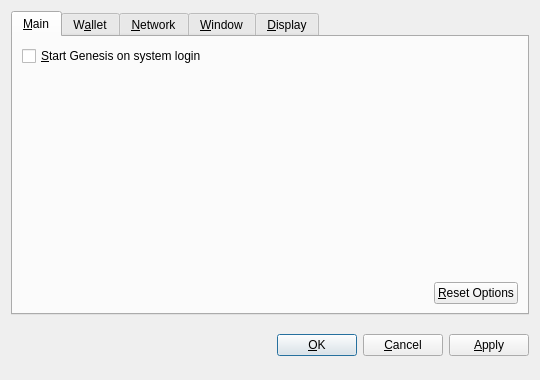
<?xml version="1.0" encoding="UTF-8"?>
<ui version="4.0">
 <class>OptionsDialog</class>
 <widget class="QDialog" name="OptionsDialog">
  <property name="geometry">
   <rect>
    <x>0</x>
    <y>0</y>
    <width>540</width>
    <height>380</height>
   </rect>
  </property>
  <property name="windowTitle">
   <string>Options</string>
  </property>
  <property name="modal">
   <bool>true</bool>
  </property>
  <layout class="QVBoxLayout" name="verticalLayout">
   <item>
    <widget class="QTabWidget" name="tabWidget">
     <property name="tabPosition">
      <enum>QTabWidget::North</enum>
     </property>
     <property name="currentIndex">
      <number>0</number>
     </property>
     <widget class="QWidget" name="tabMain">
      <attribute name="title">
       <string>&amp;Main</string>
      </attribute>
      <layout class="QVBoxLayout" name="verticalLayout_Main">
       <item>
        <widget class="QCheckBox" name="bitcoinAtStartup">
         <property name="toolTip">
          <string>Automatically start Genesis after logging in to the system.</string>
         </property>
         <property name="text">
          <string>&amp;Start Genesis on system login</string>
         </property>
        </widget>
       </item>
       <item>
        <spacer name="verticalSpacer_Main">
         <property name="orientation">
          <enum>Qt::Vertical</enum>
         </property>
         <property name="sizeHint" stdset="0">
          <size>
           <width>20</width>
           <height>40</height>
          </size>
         </property>
        </spacer>
       </item>
       <item>
        <layout class="QHBoxLayout" name="horizontalLayout_2_Main">
         <item>
          <spacer name="horizontalSpacer_2_Main">
           <property name="orientation">
            <enum>Qt::Horizontal</enum>
           </property>
           <property name="sizeHint" stdset="0">
            <size>
             <width>40</width>
             <height>20</height>
            </size>
           </property>
          </spacer>
         </item>
         <item>
          <widget class="QPushButton" name="resetButton">
           <property name="toolTip">
            <string>Reset all client options to default.</string>
           </property>
           <property name="text">
            <string>&amp;Reset Options</string>
           </property>
           <property name="autoDefault">
            <bool>false</bool>
           </property>
          </widget>
         </item>
        </layout>
       </item>
      </layout>
     </widget>
     <widget class="QWidget" name="tabWallet">
      <attribute name="title">
       <string>W&amp;allet</string>
      </attribute>
      <layout class="QVBoxLayout" name="verticalLayout_Network">
       <item>
        <widget class="QLabel" name="transactionFeeInfoLabel">
         <property name="text">
          <string>Optional transaction fee per kB that helps make sure your transactions are processed quickly. Most transactions are 1 kB.</string>
         </property>
         <property name="textFormat">
          <enum>Qt::PlainText</enum>
         </property>
         <property name="wordWrap">
          <bool>true</bool>
         </property>
        </widget>
       </item>
       <item>
        <layout class="QHBoxLayout" name="horizontalLayout_1_Main">
         <item>
          <widget class="QLabel" name="transactionFeeLabel">
           <property name="text">
            <string>Pay transaction &amp;fee</string>
           </property>
           <property name="textFormat">
            <enum>Qt::PlainText</enum>
           </property>
           <property name="buddy">
            <cstring>transactionFee</cstring>
           </property>
          </widget>
         </item>
         <item>
          <widget class="BitcoinAmountField" name="transactionFee"/>
         </item>
         <item>
          <spacer name="horizontalSpacer_1_Main">
           <property name="orientation">
            <enum>Qt::Horizontal</enum>
           </property>
           <property name="sizeHint" stdset="0">
            <size>
             <width>40</width>
             <height>20</height>
            </size>
           </property>
          </spacer>
         </item>
        </layout>
       </item>
       <item>
        <widget class="QLabel" name="label">
         <property name="text">
          <string>If you disable the spending of unconfirmed change, the change from a transaction cannot be used until that transaction has at least one confirmation. This also affects how your balance is computed.</string>
         </property>
         <property name="wordWrap">
          <bool>true</bool>
         </property>
        </widget>
       </item>
       <item>
        <widget class="QCheckBox" name="spendZeroConfChange">
         <property name="text">
          <string>Spend unconfirmed change  (experts only)</string>
         </property>
        </widget>
       </item>
       <item>
        <spacer name="verticalSpacer">
         <property name="orientation">
          <enum>Qt::Vertical</enum>
         </property>
         <property name="sizeHint" stdset="0">
          <size>
           <width>20</width>
           <height>40</height>
          </size>
         </property>
        </spacer>
       </item>
      </layout>
     </widget>
     <widget class="QWidget" name="tabNetwork">
      <attribute name="title">
       <string>&amp;Network</string>
      </attribute>
      <layout class="QVBoxLayout" name="verticalLayout_Network">
       <item>
        <widget class="QCheckBox" name="mapPortUpnp">
         <property name="toolTip">
          <string>Automatically open the Genesis client port on the router. This only works when your router supports UPnP and it is enabled.</string>
         </property>
         <property name="text">
          <string>Map port using &amp;UPnP</string>
         </property>
        </widget>
       </item>
       <item>
        <widget class="QCheckBox" name="connectSocks">
         <property name="toolTip">
          <string>Connect to the Genesis network through a SOCKS proxy (e.g. when connecting through Tor).</string>
         </property>
         <property name="text">
          <string>&amp;Connect through SOCKS proxy:</string>
         </property>
        </widget>
       </item>
       <item>
        <layout class="QHBoxLayout" name="horizontalLayout_Network">
         <item>
          <widget class="QLabel" name="proxyIpLabel">
           <property name="text">
            <string>Proxy &amp;IP:</string>
           </property>
           <property name="textFormat">
            <enum>Qt::PlainText</enum>
           </property>
           <property name="buddy">
            <cstring>proxyIp</cstring>
           </property>
          </widget>
         </item>
         <item>
          <widget class="QValidatedLineEdit" name="proxyIp">
           <property name="maximumSize">
            <size>
             <width>140</width>
             <height>16777215</height>
            </size>
           </property>
           <property name="toolTip">
            <string>IP address of the proxy (e.g. 127.0.0.1)</string>
           </property>
          </widget>
         </item>
         <item>
          <widget class="QLabel" name="proxyPortLabel">
           <property name="text">
            <string>&amp;Port:</string>
           </property>
           <property name="textFormat">
            <enum>Qt::PlainText</enum>
           </property>
           <property name="buddy">
            <cstring>proxyPort</cstring>
           </property>
          </widget>
         </item>
         <item>
          <widget class="QLineEdit" name="proxyPort">
           <property name="maximumSize">
            <size>
             <width>55</width>
             <height>16777215</height>
            </size>
           </property>
           <property name="toolTip">
            <string>Port of the proxy (e.g. 9050)</string>
           </property>
          </widget>
         </item>
         <item>
          <widget class="QLabel" name="socksVersionLabel">
           <property name="text">
            <string>SOCKS &amp;Version:</string>
           </property>
           <property name="textFormat">
            <enum>Qt::PlainText</enum>
           </property>
           <property name="buddy">
            <cstring>socksVersion</cstring>
           </property>
          </widget>
         </item>
         <item>
          <widget class="QValueComboBox" name="socksVersion">
           <property name="toolTip">
            <string>SOCKS version of the proxy (e.g. 5)</string>
           </property>
          </widget>
         </item>
         <item>
          <spacer name="horizontalSpacer_Network">
           <property name="orientation">
            <enum>Qt::Horizontal</enum>
           </property>
           <property name="sizeHint" stdset="0">
            <size>
             <width>40</width>
             <height>20</height>
            </size>
           </property>
          </spacer>
         </item>
        </layout>
       </item>
       <item>
        <spacer name="verticalSpacer_Network">
         <property name="orientation">
          <enum>Qt::Vertical</enum>
         </property>
         <property name="sizeHint" stdset="0">
          <size>
           <width>20</width>
           <height>40</height>
          </size>
         </property>
        </spacer>
       </item>
      </layout>
     </widget>
     <widget class="QWidget" name="tabWindow">
      <attribute name="title">
       <string>&amp;Window</string>
      </attribute>
      <layout class="QVBoxLayout" name="verticalLayout_Window">
       <item>
        <widget class="QCheckBox" name="minimizeToTray">
         <property name="toolTip">
          <string>Show only a tray icon after minimizing the window.</string>
         </property>
         <property name="text">
          <string>&amp;Minimize to the tray instead of the taskbar</string>
         </property>
        </widget>
       </item>
       <item>
        <widget class="QCheckBox" name="minimizeOnClose">
         <property name="toolTip">
          <string>Minimize instead of exit the application when the window is closed. When this option is enabled, the application will be closed only after selecting Quit in the menu.</string>
         </property>
         <property name="text">
          <string>M&amp;inimize on close</string>
         </property>
        </widget>
       </item>
       <item>
        <spacer name="verticalSpacer_Window">
         <property name="orientation">
          <enum>Qt::Vertical</enum>
         </property>
         <property name="sizeHint" stdset="0">
          <size>
           <width>20</width>
           <height>40</height>
          </size>
         </property>
        </spacer>
       </item>
      </layout>
     </widget>
     <widget class="QWidget" name="tabDisplay">
      <attribute name="title">
       <string>&amp;Display</string>
      </attribute>
      <layout class="QVBoxLayout" name="verticalLayout_Display">
       <item>
        <layout class="QHBoxLayout" name="horizontalLayout_1_Display">
         <item>
          <widget class="QLabel" name="langLabel">
           <property name="text">
            <string>User Interface &amp;language:</string>
           </property>
           <property name="textFormat">
            <enum>Qt::PlainText</enum>
           </property>
           <property name="buddy">
            <cstring>lang</cstring>
           </property>
          </widget>
         </item>
         <item>
          <widget class="QValueComboBox" name="lang">
           <property name="toolTip">
            <string>The user interface language can be set here. This setting will take effect after restarting Genesis.</string>
           </property>
          </widget>
         </item>
        </layout>
       </item>
       <item>
        <layout class="QHBoxLayout" name="horizontalLayout_2_Display">
         <item>
          <widget class="QLabel" name="unitLabel">
           <property name="text">
            <string>&amp;Unit to show amounts in:</string>
           </property>
           <property name="textFormat">
            <enum>Qt::PlainText</enum>
           </property>
           <property name="buddy">
            <cstring>unit</cstring>
           </property>
          </widget>
         </item>
         <item>
          <widget class="QValueComboBox" name="unit">
           <property name="toolTip">
            <string>Choose the default subdivision unit to show in the interface and when sending coins.</string>
           </property>
          </widget>
         </item>
        </layout>
       </item>
       <item>
        <widget class="QCheckBox" name="displayAddresses">
         <property name="toolTip">
          <string>Whether to show Genesis addresses in the transaction list or not.</string>
         </property>
         <property name="text">
          <string>&amp;Display addresses in transaction list</string>
         </property>
        </widget>
       </item>
       <item>
        <widget class="QCheckBox" name="coinControlFeatures">
         <property name="toolTip">
          <string>Whether to show coin control features or not.</string>
         </property>
         <property name="text">
          <string>Display coin &amp;control features (experts only!)</string>
         </property>
        </widget>
       </item>
       <item>
        <spacer name="verticalSpacer_Display">
         <property name="orientation">
          <enum>Qt::Vertical</enum>
         </property>
         <property name="sizeHint" stdset="0">
          <size>
           <width>20</width>
           <height>40</height>
          </size>
         </property>
        </spacer>
       </item>
      </layout>
     </widget>
    </widget>
   </item>
   <item>
    <layout class="QHBoxLayout" name="horizontalLayout_Buttons">
     <item>
      <spacer name="horizontalSpacer_1">
       <property name="orientation">
        <enum>Qt::Horizontal</enum>
       </property>
       <property name="sizeHint" stdset="0">
        <size>
         <width>40</width>
         <height>48</height>
        </size>
       </property>
      </spacer>
     </item>
     <item>
      <widget class="QLabel" name="statusLabel">
       <property name="font">
        <font>
         <weight>75</weight>
         <bold>true</bold>
        </font>
       </property>
       <property name="text">
        <string/>
       </property>
       <property name="textFormat">
        <enum>Qt::PlainText</enum>
       </property>
       <property name="wordWrap">
        <bool>true</bool>
       </property>
      </widget>
     </item>
     <item>
      <spacer name="horizontalSpacer_2">
       <property name="orientation">
        <enum>Qt::Horizontal</enum>
       </property>
       <property name="sizeHint" stdset="0">
        <size>
         <width>40</width>
         <height>48</height>
        </size>
       </property>
      </spacer>
     </item>
     <item>
      <widget class="QPushButton" name="okButton">
       <property name="text">
        <string>&amp;OK</string>
       </property>
      </widget>
     </item>
     <item>
      <widget class="QPushButton" name="cancelButton">
       <property name="text">
        <string>&amp;Cancel</string>
       </property>
       <property name="autoDefault">
        <bool>false</bool>
       </property>
      </widget>
     </item>
     <item>
      <widget class="QPushButton" name="applyButton">
       <property name="text">
        <string>&amp;Apply</string>
       </property>
       <property name="autoDefault">
        <bool>false</bool>
       </property>
      </widget>
     </item>
    </layout>
   </item>
  </layout>
 </widget>
 <customwidgets>
  <customwidget>
   <class>BitcoinAmountField</class>
   <extends>QSpinBox</extends>
   <header>bitcoinamountfield.h</header>
  </customwidget>
  <customwidget>
   <class>QValueComboBox</class>
   <extends>QComboBox</extends>
   <header>qvaluecombobox.h</header>
  </customwidget>
  <customwidget>
   <class>QValidatedLineEdit</class>
   <extends>QLineEdit</extends>
   <header>qvalidatedlineedit.h</header>
  </customwidget>
 </customwidgets>
 <resources/>
 <connections/>
</ui>
